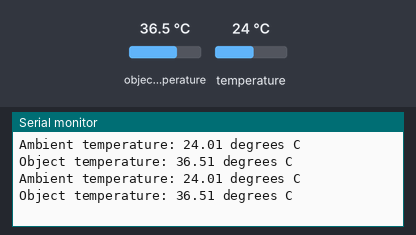
The sketch below on a simulated Arduino Uno, built with avr-gcc and run on an emulated ATmega328P. On the bench: the last lines printed to the serial monitor. Inputs (shaded band) come from the test bench; at power-on: object temperature 36.5 °C, temperature 24 °C.

Above: at 2.8 s.
2.9 s: object temperature set to 20 °C
At 4.5 s:
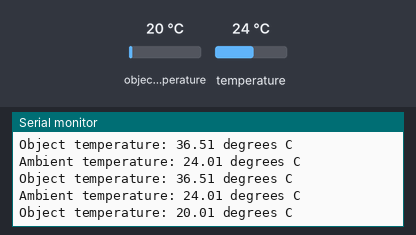
5.6 s: temperature set to 12 °C
At 6.5 s:
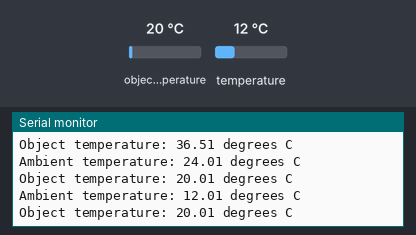
8.3 s: object temperature set to 26 °C
At 11.6 s:
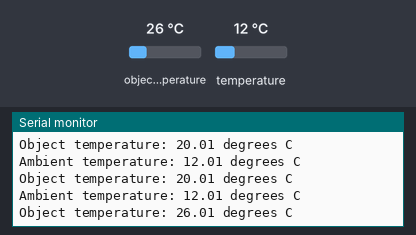
Timing chart, 0 to 13.1 s (numbered marks = the images above; inputs shaded):
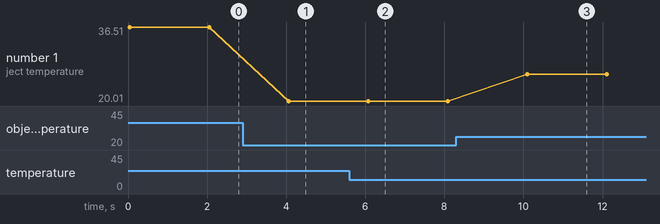

The sketch:

individual_temperature.ino
```cpp
#include <Wire.h>
#include <Adafruit_MLX90614.h>

Adafruit_MLX90614 mlx = Adafruit_MLX90614();  // Create a new instance of the MLX90614 object

void setup() {
  Serial.begin(9600);
  Wire.begin();  // Initialize I2C communication
  mlx.begin();  // Initialize the MLX90614 sensor
}

void loop() {

  float temp_ambient = mlx.readAmbientTempC();   // ambient temperature from the sensor

  float temp_object = mlx.readObjectTempC();     // object temperature from the sensor

  Serial.print("Ambient temperature: ");
  Serial.print(temp_ambient);
  Serial.println(" degrees C");

  Serial.print("Object temperature: ");
  Serial.print(temp_object);
  Serial.println(" degrees C");

  delay(2000);
}
```

Measured:
- after the input at 2.9 s, the serial monitor: prints a new line after 1.2 s (image 1)
- after the input at 5.6 s, the serial monitor: prints a new line after 0.44 s (image 2)
- after the input at 8.3 s, the serial monitor: prints a new line after 1.8 s (image 3)
- plotted number 1: 36.51 → 20.01 after the input at 2.9 s, 20.01 → 26.01 after the input at 8.3 s
